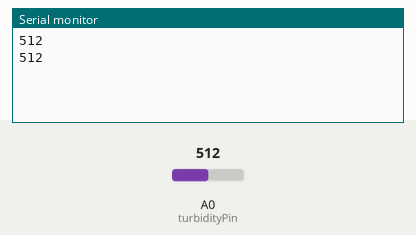
This sketch was run on a simulated Arduino Uno, built with avr-gcc and run on an emulated ATmega328P. Shown: the last lines printed to the serial monitor. The test bench sets the inputs (shaded band); at power-on: A0 (turbidityPin) = 512.

Above: at 1.8 s.
1.9 s: A0 (turbidityPin) set to 716
At 2.6 s:
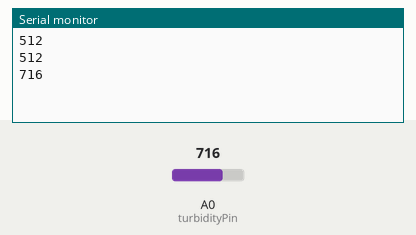
3.4 s: A0 (turbidityPin) set to 900
At 4.8 s:
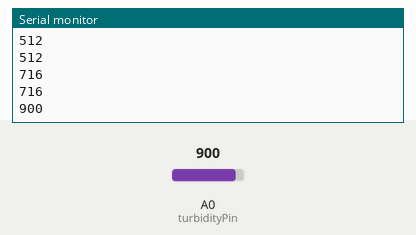
Timing chart, 0 to 6.4 s (numbered marks = the images above; inputs shaded):
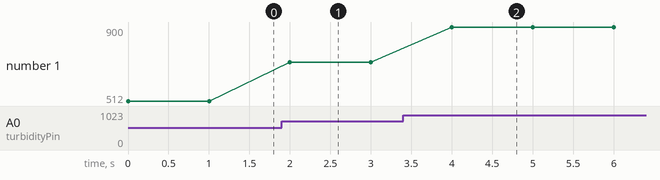

The sketch:

TurbiditySensor.ino.ino
```cpp
const int turbidityPin = A0; // Analog pin connected to the turbidity sensor
int turbidityValue = 0; // Variable to store turbidity value

void setup() {
  Serial.begin(9600); // Start serial communication at 9600 baud rate
}

void loop() {
  // Read turbidity value
  turbidityValue = analogRead(turbidityPin);

  // Send the turbidity value over serial
  Serial.println(turbidityValue);

  delay(1000); // Adjust delay as needed
}
```

Measured:
- after the input at 1.9 s, the serial monitor: prints a new line after 0.10 s (image 1)
- after the input at 3.4 s, the serial monitor: prints a new line after 0.60 s (image 2)
- plotted number 1: 512 → 716 after the input at 1.9 s, 716 → 900 after the input at 3.4 s
